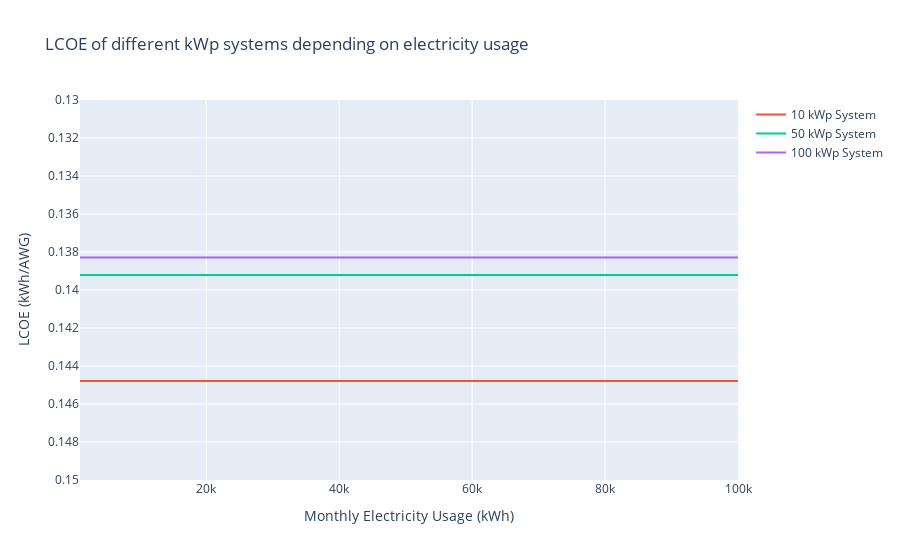

The notebook cell this image was saved under:
### Code cell
LCOE_graph(x_range=np.linspace(1000, 100000, 1000))

### Figure 1 — Plotly figure (JSON) as saved in the notebook; plotly's stock layout.template omitted (floating-point values rounded to 4 significant figures; data arrays with more than 128 entries replaced by an {"elided": "..."} marker saying what was removed)
{"data": [{"hovertemplate": "Monthly Electricity Usage (kWh)=%{x}<br>LCOE (kWh/AWG)=%{y}<extra></extra>", "legendgroup": "", "line": {"color": "#636efa", "dash": "solid"}, "marker": {"symbol": "circle"}, "mode": "lines", "name": "", "orientation": "v", "showlegend": false, "type": "scatter", "x": {"elided": "1000 float values"}, "xaxis": "x", "y": {"elided": "1000 float values"}, "yaxis": "y"}, {"line": {"dash": "solid"}, "mode": "lines", "name": "10 kWp System", "type": "scatter", "x": {"elided": "1000 float values"}, "y": {"elided": "1000 float values"}}, {"mode": "lines", "name": "50 kWp System", "type": "scatter", "x": {"elided": "1000 float values"}, "y": {"elided": "1000 float values"}}, {"mode": "lines", "name": "100 kWp System", "type": "scatter", "x": {"elided": "1000 float values"}, "y": {"elided": "1000 float values"}}], "layout": {"legend": {"tracegroupgap": 0}, "title": {"text": "LCOE of different kWp systems depending on electricity usage"}, "xaxis": {"anchor": "y", "domain": [0, 1], "title": {"text": "Monthly Electricity Usage (kWh)"}}, "yaxis": {"anchor": "x", "domain": [0, 1], "range": [0.15, 0.13], "title": {"text": "LCOE (kWh/AWG)"}}}}
